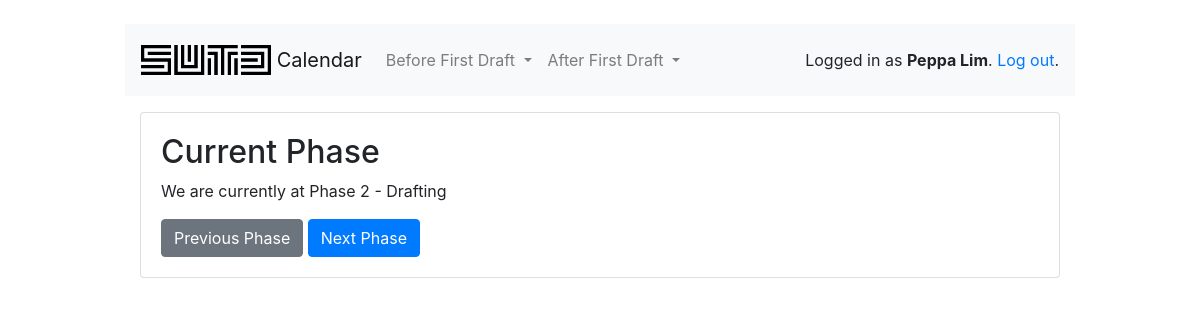
Before: /planners/phase (signed in) with the older database file.
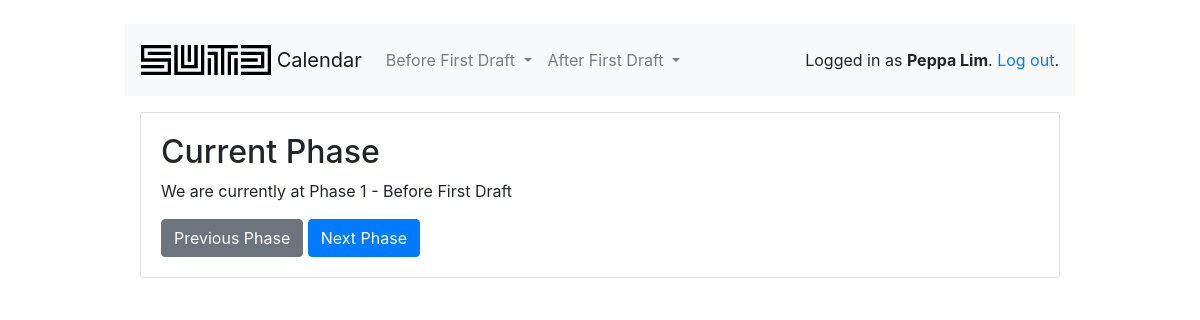
After: the same page with the newer database file.
### loginpage/models.py (models this page shows)
class User(AbstractUser):
    user_type = models.PositiveSmallIntegerField(choices=USER_TYPE_CHOICES, default=5)
    first_name = models.CharField(max_length=50)
    last_name = models.CharField(max_length=50)
    phase = models.PositiveSmallIntegerField(choices=PHASE_CHOICES, default=1)
    def get_user_type(self):
        if self.user_type == usertypes['professor']:
            return 'Professor'
        elif self.user_type == usertypes['coursecoordinators']:
            return 'Course Coordinator'
        elif self.user_type == usertypes['sutdadmin']:
            return 'SUTD Admin'
        elif self.user_type == usertypes['timetableplanner']:
            return 'Timetable Planner'
        else:
            return 'Student'
    def get_phase(self):
        if self.phase == 1:
            return "Before First Draft"
        elif self.phase == 2:
            return "Drafting"
        elif self.phase == 3:
            return "Finalisation"
        else:
            return "None"

### loginpage/views/planners.py (the view)
# urls.py: path('phase', planners.CurrentPhase.as_view(), name='currentphase'),
@method_decorator([login_required], name='dispatch')
class CurrentPhase(TemplateView):
    template_name = 'classroom/planners/planner_currentphase.html'

### loginpage/templates/classroom/planners/planner_currentphase.html (shortened to what this page needs)
{% extends 'base.html' %}
{% block content %}
	<h2>Current Phase</h2>
	<p>We are currently at Phase {{ user.phase }} - {{ user.get_phase }} </p>
	<button type="button" class="btn btn-secondary" data-toggle="modal" data-target="#PrevModal"> Previous Phase
	</button>
	<button type="button" class="btn btn-primary" data-toggle="modal" data-target="#NextModal"> Next Phase
	</button>
{% endblock %}

### templates/base.html (shortened to what this page needs)
{% load static %}<!doctype html>
<html lang="en">
  <head>
    <link rel="stylesheet" href="https://maxcdn.bootstrapcdn.com/bootstrap/4.0.0/css/bootstrap.min.css">
    <link rel="stylesheet" type="text/css" href="{% static 'vendor/fontello-2f186091/css/fontello.css' %}">
    <link rel="stylesheet" type="text/css" href="{% static 'css/app.css' %}">
  </head>
  <body>
    <div class="container my-4">
      <div class="row justify-content-center">
        <div class="col-md-10 col-sm-12">
          <div class="row">
          <nav class="navbar navbar-expand-lg navbar-light bg-light col-12 mb-3">
            <a class="navbar-brand" href="{% url 'home' %}">
              <img src="{% static 'img/sutdlogo.png' %}" width="130" height="30" class="d-inline-block align-top" alt="">
              Calendar
            </a>
              <div class="collapse navbar-collapse" id="navbarSupportedContent">
                {% if user.get_user_type == 'Professor' %}
                  {% include 'professor_navbar.html' %}
                {% elif user.get_user_type == 'Timetable Planner' %}
                  {% include 'planner_navbar.html' %}
                {% endif %}
              </div>
            <div class="form-inline my-2 my-lg-0">
              {% if user.is_authenticated %}
                <p class="pt-3">Logged in as <strong>{{ user.first_name }} {{ user.last_name }}</strong>. <a href="{% url 'logout' %}">Log out</a>.</p>
              {% else %}
                <a href="{% url 'login' %}" class="btn btn-light" role="button">Log in</a>
                <a href="{% url 'signup' %}" class="btn btn-primary" role="button">Sign up</a>
              {% endif %}
            </div>
          </nav>
          </div>
          <div class="card mb-3">
            <div class="card-body">
              {% block content %}
              {% endblock %}
            </div>
          </div>
        </div>
      </div>
    </div>
  </body>
</html>

Changed rows visible on the page:
changed User "Peppa": phase "2" → "1"; get_phase "Drafting" → "Before First Draft"
